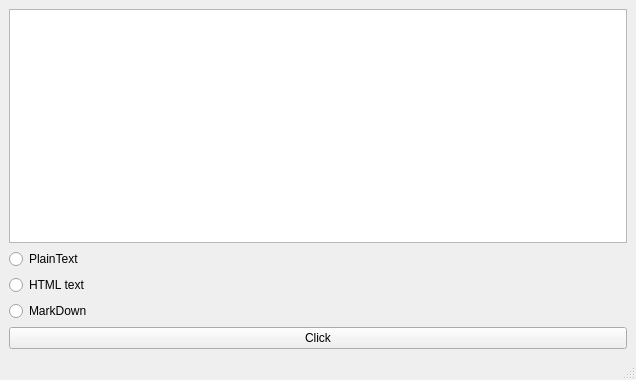
<?xml version="1.0" encoding="UTF-8"?>
<ui version="4.0">
 <class>MainWindow</class>
 <widget class="QMainWindow" name="MainWindow">
  <property name="geometry">
   <rect>
    <x>0</x>
    <y>0</y>
    <width>636</width>
    <height>380</height>
   </rect>
  </property>
  <property name="windowTitle">
   <string>MainWindow</string>
  </property>
  <widget class="QWidget" name="centralwidget">
   <layout class="QVBoxLayout" name="verticalLayout_2">
    <item>
     <layout class="QVBoxLayout" name="verticalLayout">
      <item>
       <widget class="QTextEdit" name="textEdit"/>
      </item>
      <item>
       <widget class="QRadioButton" name="radioButtonPlainText">
        <property name="text">
         <string>PlainText</string>
        </property>
       </widget>
      </item>
      <item>
       <widget class="QRadioButton" name="radioButton_HtmlText">
        <property name="text">
         <string>HTML text</string>
        </property>
       </widget>
      </item>
      <item>
       <widget class="QRadioButton" name="radioButton_MarkDown">
        <property name="text">
         <string>MarkDown</string>
        </property>
       </widget>
      </item>
      <item>
       <widget class="QPushButton" name="pushButton">
        <property name="text">
         <string>Click</string>
        </property>
       </widget>
      </item>
     </layout>
    </item>
   </layout>
  </widget>
  <widget class="QMenuBar" name="menubar">
   <property name="geometry">
    <rect>
     <x>0</x>
     <y>0</y>
     <width>636</width>
     <height>22</height>
    </rect>
   </property>
  </widget>
  <widget class="QStatusBar" name="statusbar"/>
 </widget>
 <resources/>
 <connections/>
</ui>
